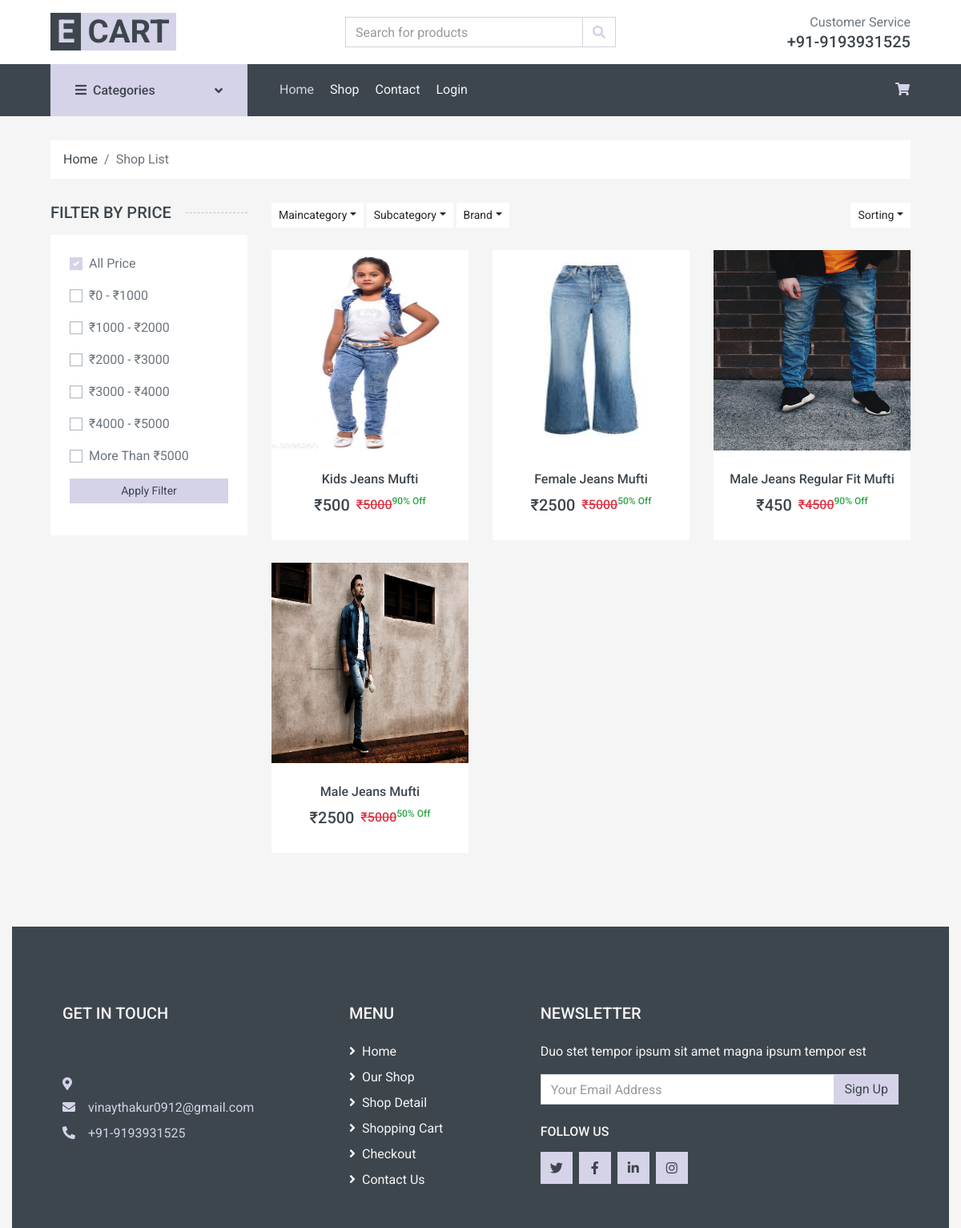
Page /shop/All/All/Mufti/ on the committed database.
### mainApp/models.py (models this page shows, shortened)
class Product(models.Model):
    id = models.AutoField(primary_key=True)
    name = models.CharField(max_length=50)
    maincategory = models.ForeignKey(Maincategory, on_delete=models.CASCADE)
    subcategory = models.ForeignKey(Subcategory, on_delete=models.CASCADE)
    brand = models.ForeignKey(Brand, on_delete=models.CASCADE)
    color = models.CharField(max_length=30)
    size = models.CharField(max_length=30)
    baseprice = models.IntegerField()
    discount = models.IntegerField()
    finalprice = models.IntegerField()
    stock = models. BooleanField(default=True)
    description = models.TextField()
    pic1 = models.ImageField(upload_to='products',default=None,null=True, blank=True)
    pic2 = models.ImageField(upload_to='products',default=None,null=True, blank=True)
    pic3 = models.ImageField(upload_to='products',default=None,null=True, blank=True)
    pic4 = models.ImageField(upload_to='products',default=None,null=True, blank=True)

### mainApp/views.py (the view)
# urls.py: path('shop/<str:mc>/<str:sc>/<str:br>/', mainApp.shopPage),
def shopPage(Request,mc,sc,br):
        if(mc == 'All' and sc == 'All' and br == 'All'):
            data = Product.objects.all().order_by('-id')
        elif(mc != 'All' and sc == 'All' and br == 'All'):
            data = Product.objects.filter(maincategory=Maincategory.objects.get(name=mc)).order_by('-id')
        elif(mc == 'All' and sc != 'All' and br == 'All'):
            data = Product.objects.filter(subcategory=Subcategory.objects.get(name=sc)).order_by('-id')
        elif(mc == 'All' and sc == 'All' and br != 'All'):
            data = Product.objects.filter(brand=Brand.objects.get(name=br)).order_by('-id')
        elif(mc != 'All' and sc != 'All' and br == 'All'):
            data = Product.objects.filter(maincategory=Maincategory.objects.get(name=mc),subcategory=Subcategory.objects.get(name=sc)).order_by('-id')
        elif(mc != 'All' and sc == 'All' and br != 'All'):
            data = Product.objects.filter(maincategory=Maincategory.objects.get(name=mc),brand=Brand.objects.get(name=br)).order_by('-id')
        elif(mc == 'All' and sc != 'All' and br != 'All'):
            data = Product.objects.filter(subcategory=Subcategory.objects.get(name=sc),brand=Brand.objects.get(name=br)).order_by('-id')
        else:
            data = Product.objects.filter(maincategory=Maincategory.objects.get(name=mc),subcategory=Subcategory.objects.get(name=sc),brand=Brand.objects.get(name=br)).order_by('-id')
        maincategories = Maincategory.objects.all()
        subcategories = Subcategory.objects.all()
        brands = Brand.objects.all()
        return render(Request, 'shop.html',{'data':data,'maincategories':maincategories,'subcategories':subcategories,'brands':brands,'mc':mc,'sc':sc,'br':br})

### mainApp/templates/shop.html (shortened to what this page needs)
{% extends 'index.html' %}
{% load static %}
{% block body %}
    <div class="container-fluid">
        <div class="row px-xl-5">
            <div class="col-12">
                <nav class="breadcrumb bg-light mb-30">
                    <a class="breadcrumb-item text-dark" href="/">Home</a>
                    <span class="breadcrumb-item active">Shop List</span>
                </nav>
            </div>
        </div>
    </div>
    <div class="container-fluid">
        <div class="row px-xl-5">
            <div class="col-lg-3 col-md-4">
                <h5 class="section-title position-relative text-uppercase mb-3"><span class="bg-secondary pr-3">Filter by price</span></h5>
                <div class="bg-light p-4 mb-30">
                    <form action="/price-filter/{{mc}}/{{sc}}/{{br}}/" method="post">
                        <div class="custom-control custom-checkbox d-flex align-items-center justify-content-between mb-3">
                            <label class="custom-control-label" for="price-all">All Price</label>
                        </div>
                        <div class="custom-control custom-checkbox d-flex align-items-center justify-content-between mb-3">
                            <label class="custom-control-label" for="price-1">&#8377;0 - &#8377;1000</label>
                        </div>
                        <div class="custom-control custom-checkbox d-flex align-items-center justify-content-between mb-3">
                            <label class="custom-control-label" for="price-2">&#8377;1000 - &#8377;2000</label>
                        </div>
                        <div class="custom-control custom-checkbox d-flex align-items-center justify-content-between mb-3">
                            <label class="custom-control-label" for="price-3">&#8377;2000 - &#8377;3000</label>
                        </div>
                        <div class="custom-control custom-checkbox d-flex align-items-center justify-content-between mb-3">
                            <label class="custom-control-label" for="price-4">&#8377;3000 - &#8377;4000</label>
                        </div>
                        <div class="custom-control custom-checkbox d-flex align-items-center justify-content-between mb-3">
                            <label class="custom-control-label" for="price-5">&#8377;4000 - &#8377;5000</label>
                        </div>
                        <div class="custom-control custom-checkbox d-flex align-items-center justify-content-between">
                            <label class="custom-control-label" for="price-6">More Than &#8377;5000</label>
                        </div >
                        <div class="my-3">
                            <button type="submit" class="btn btn-primary btn-sm w-100">Apply Filter</button>
                        </div>
                    </form>
                </div>
            </div>
            <div class="col-lg-9 col-md-8">
                <div class="row pb-3">
                    <div class="col-12 pb-1">
                        <div class="d-flex align-items-center justify-content-between mb-4">
                            <div>
                                <div class="btn-group">
                                    <button type="button" class="btn btn-sm btn-light dropdown-toggle" data-toggle="dropdown">Maincategory</button>
                                </div>
                                <div class="btn-group">
                                    <button type="button" class="btn btn-sm btn-light dropdown-toggle" data-toggle="dropdown">Subcategory</button>
                                </div>
                                <div class="btn-group">
                                    <button type="button" class="btn btn-sm btn-light dropdown-toggle" data-toggle="dropdown">Brand</button>
                                </div>
                             </div>
                            <div class="ml-2">
                                <div class="btn-group">
                                    <button type="button" class="btn btn-sm btn-light dropdown-toggle" data-toggle="dropdown">Sorting</button>
                                </div>
                            </div>
                        </div>
                    </div>
                    {% for item in data %}
                    <div class="col-md-4 col-sm-6 pb-1">
                        <div class="product-item bg-light mb-4">
                            <div class="product-img position-relative overflow-hidden">
                                <a href="/single-product/{{item.id}}">
                                    <img class="w-100" src={{item.pic1.url}} height="250px" alt="">
                                </a>
                            </div>
                            <div class="text-center py-4">
                                <a class="h6 text-decoration-none text-truncate" href="/single-product/{{item.id}}">{{item.name}}
                                <div class="d-flex align-items-center justify-content-center mt-2">
                                    <h5>&#8377;{{item.finalprice}}</h5><h6 class="text-muted ml-2"><del class="text-danger">&#8377;{{item.baseprice}}</del><sup class="text-success">{{item.discount}}% Off</sup></h6>
                                </div>
                            </div>
                        </div>
                    </div>
                    {% endfor %}
            </div>
        </div>
    </div>
{% endblock %}

### rows in the picture
Product: pic1 (picture), name "Kids Jeans Mufti", finalprice "500", baseprice "5000", discount "90"
Product: pic1 (picture), name "Female Jeans Mufti", finalprice "2500", baseprice "5000", discount "50"
Product: pic1 (picture), name "Male Jeans Regular Fit Mufti", finalprice "450", baseprice "4500", discount "90"
Product: pic1 (picture), name "Male Jeans Mufti", finalprice "2500", baseprice "5000", discount "50"
